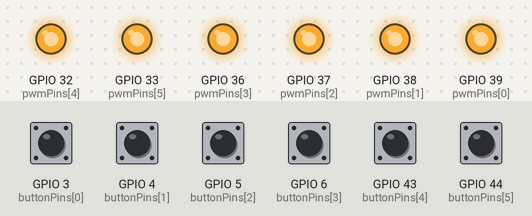
The sketch below on a simulated ESP32. On the bench: output pins drawn as LEDs (lit = HIGH). Dashed ring = blinking. Inputs (shaded band) come from the test bench; at power-on: GPIO 3 (buttonPins[0]), GPIO 4 (buttonPins[1]), GPIO 5 (buttonPins[2]), GPIO 6 (buttonPins[3]), GPIO 43 (buttonPins[4]), GPIO 44 (buttonPins[5]) HIGH.

Above: at 1.2 s.
1.3 s: GPIO 3 (buttonPins[0]) pulled LOW for 0.15 s
At 3.8 s:
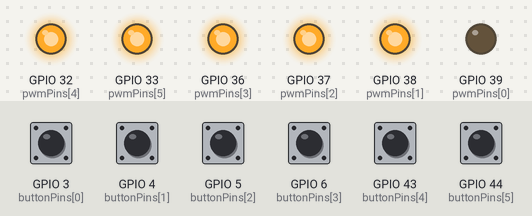
4.4 s: GPIO 4 (buttonPins[1]) pulled LOW for 0.15 s
At 5.8 s:
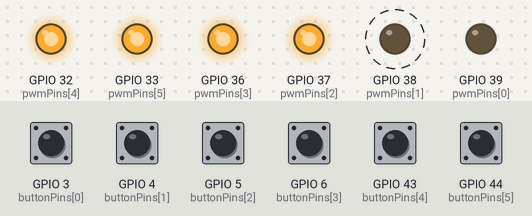
7.5 s: GPIO 5 (buttonPins[2]) pulled LOW for 0.15 s
At 9.8 s:
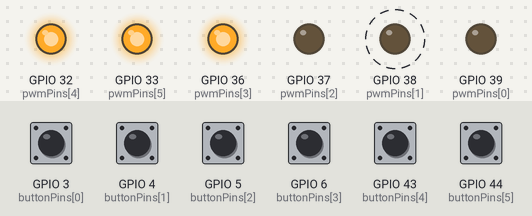
10.6 s: GPIO 6 (buttonPins[3]) pulled LOW for 0.15 s
At 11.7 s:
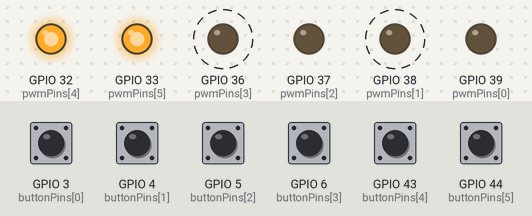
13.7 s: GPIO 43 (buttonPins[4]) pulled LOW for 0.15 s
At 15.8 s:
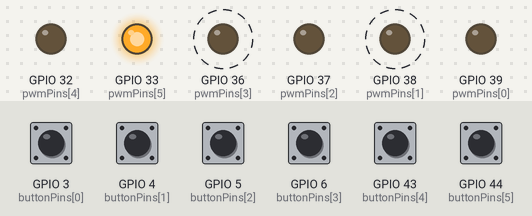
16.8 s: GPIO 44 (buttonPins[5]) pulled LOW for 0.15 s
At 18.3 s:
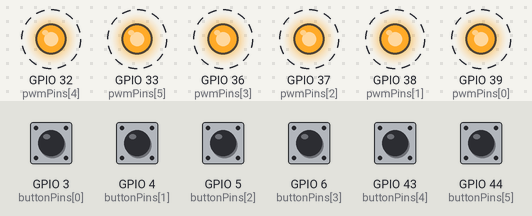
Timing chart, 0 to 20.9 s (numbered marks = the images above; inputs shaded):
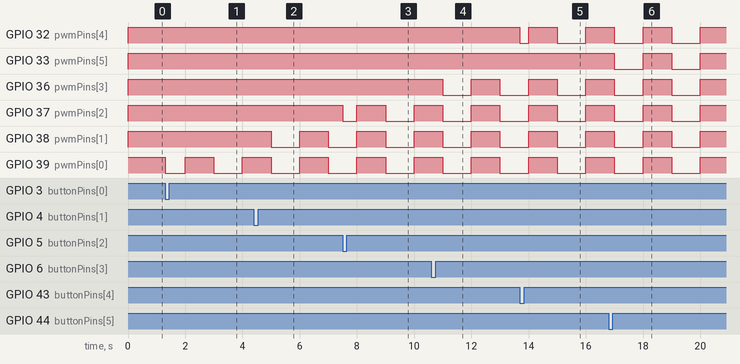

Measured:
- after the input at 1.3 s, GPIO 39 (pwmPins[0]): HIGH → LOW at once, → HIGH 0.70 s later, → LOW 1.0 s later, → HIGH 1.0 s later
- after the input at 4.4 s, GPIO 38 (pwmPins[1]): HIGH → LOW after 0.60 s, → HIGH 1.0 s later, → LOW 1.0 s later
- after the input at 7.5 s, GPIO 37 (pwmPins[2]): HIGH → LOW at once, → HIGH 0.50 s later, → LOW 1.0 s later, → HIGH 1.0 s later
- after the input at 10.6 s, GPIO 36 (pwmPins[3]): HIGH → LOW after 0.40 s, → HIGH 1.0 s later, → LOW 1.0 s later
- after the input at 13.7 s, GPIO 32 (pwmPins[4]): HIGH → LOW at once, → HIGH 0.30 s later, → LOW 1.0 s later, → HIGH 1.0 s later
- after the input at 16.8 s, GPIO 33 (pwmPins[5]): alternates HIGH for 1.0 s and LOW for 1.0 s, starting after 0.20 s

The sketch:

schietbaan.ino
```cpp
// PWM-uitgangen gekoppeld aan knoppen 1 t/m 6
const int pwmPins[6] = {A3, A2, A1, A0, A4, A5}; // PWM1 t/m PWM6
const int buttonPins[6] = {D2, D3, D4, D5, D6, D7}; // Knoppen 1 t/m 6

// Struct voor knipperstatus per kanaal
struct BlinkState {
  bool active = false;
  unsigned long startTime = 0;
  bool previousButtonState = HIGH;
};

BlinkState blinkStates[6];

const unsigned long blinkDuration = 5UL * 60UL * 1000UL; // 5 minuten in ms
const unsigned long blinkInterval = 1000UL;              // 1 seconde knipperen

// Voor synchroon knipperen
unsigned long lastToggleTime = 0;
bool toggleState = true; // begin op HIGH

void setup() {
  // PWM-uitgangen standaard HIGH (MOSFET aan)
  for (int i = 0; i < 6; i++) {
    pinMode(pwmPins[i], OUTPUT);
    digitalWrite(pwmPins[i], HIGH);
  }

  // Knoppen met interne pull-up
  for (int i = 0; i < 6; i++) {
    pinMode(buttonPins[i], INPUT_PULLUP);
  }
}

void loop() {
  unsigned long currentMillis = millis();

  // Knoppen controleren
  for (int i = 0; i < 6; i++) {
    bool currentButton = digitalRead(buttonPins[i]) == LOW;
    bool previousButton = blinkStates[i].previousButtonState;

    if (currentButton && !previousButton) {
      // RISING EDGE – knop net ingedrukt
      if (blinkStates[i].active) {
        // Stop knipperen → uitgang blijft AAN
        blinkStates[i].active = false;
        digitalWrite(pwmPins[i], HIGH);
      } else {
        // Start knipperen
        blinkStates[i].active = true;
        blinkStates[i].startTime = currentMillis;
        digitalWrite(pwmPins[i], toggleState ? HIGH : LOW); // meteen mee knipperen
      }
    }

    blinkStates[i].previousButtonState = currentButton;
  }

  // Check of toggle nodig is
  if (currentMillis - lastToggleTime >= blinkInterval) {
    toggleState = !toggleState;
    lastToggleTime = currentMillis;

    // Zet alle actieve uitgangen in deze toggle-stand
    for (int i = 0; i < 6; i++) {
      if (blinkStates[i].active) {
        digitalWrite(pwmPins[i], toggleState ? HIGH : LOW);
      }
    }
  }

  // Controleer of knipperduur verlopen is
  for (int i = 0; i < 6; i++) {
    if (blinkStates[i].active &&
        (currentMillis - blinkStates[i].startTime >= blinkDuration)) {
      blinkStates[i].active = false;
      digitalWrite(pwmPins[i], HIGH); // terug naar continu aan
    }
  }
}
```
